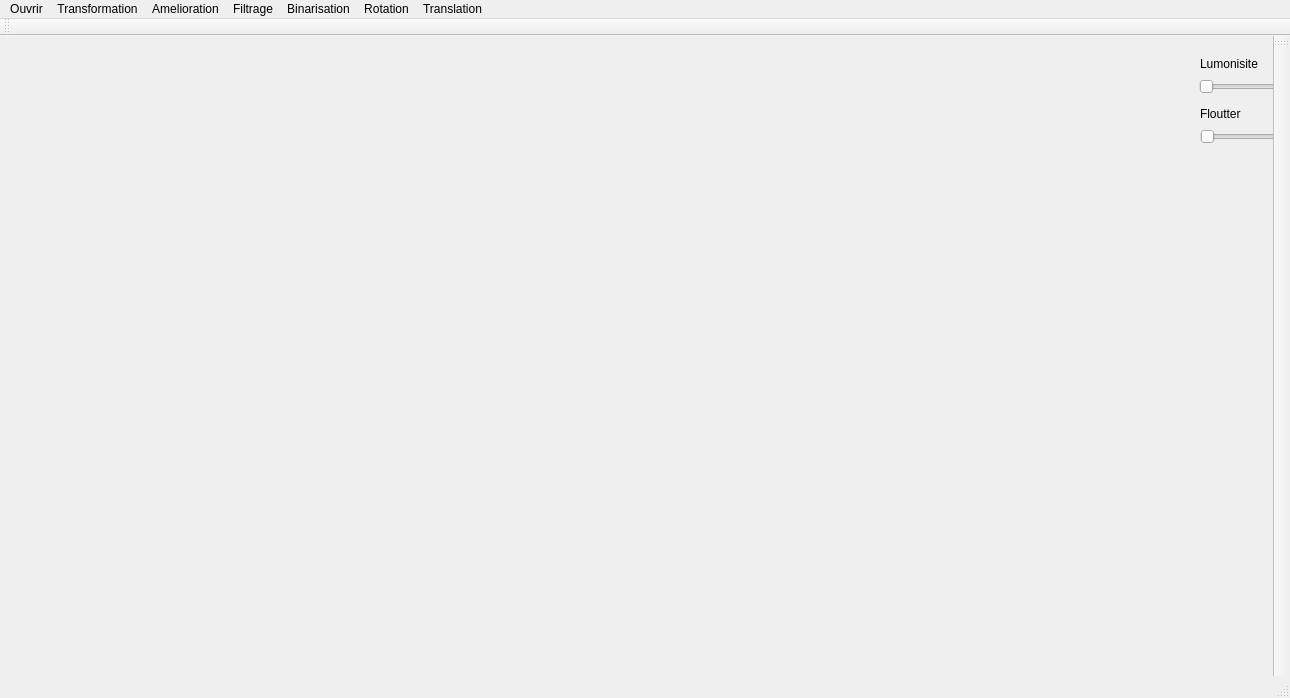
<?xml version="1.0" encoding="UTF-8"?>
<ui version="4.0">
 <class>MainWindow</class>
 <widget class="QMainWindow" name="MainWindow">
  <property name="geometry">
   <rect>
    <x>0</x>
    <y>0</y>
    <width>1290</width>
    <height>698</height>
   </rect>
  </property>
  <property name="sizePolicy">
   <sizepolicy hsizetype="Ignored" vsizetype="Ignored">
    <horstretch>0</horstretch>
    <verstretch>0</verstretch>
   </sizepolicy>
  </property>
  <property name="windowTitle">
   <string>MainWindow</string>
  </property>
  <widget class="QWidget" name="centralwidget">
   <widget class="QLabel" name="label">
    <property name="geometry">
     <rect>
      <x>9</x>
      <y>9</y>
      <width>1189</width>
      <height>630</height>
     </rect>
    </property>
    <property name="maximumSize">
     <size>
      <width>1250</width>
      <height>720</height>
     </size>
    </property>
    <property name="text">
     <string/>
    </property>
    <property name="pixmap">
     <pixmap>../../AIVOPr/images/01972_hsbccelebrationoflight_1920x1080.jpg</pixmap>
    </property>
    <property name="scaledContents">
     <bool>true</bool>
    </property>
   </widget>
   <widget class="QSlider" name="horizontalSlider">
    <property name="geometry">
     <rect>
      <x>1199</x>
      <y>40</y>
      <width>151</width>
      <height>22</height>
     </rect>
    </property>
    <property name="orientation">
     <enum>Qt::Horizontal</enum>
    </property>
   </widget>
   <widget class="QSlider" name="horizontalSlider_2">
    <property name="geometry">
     <rect>
      <x>1200</x>
      <y>90</y>
      <width>160</width>
      <height>22</height>
     </rect>
    </property>
    <property name="orientation">
     <enum>Qt::Horizontal</enum>
    </property>
   </widget>
   <widget class="QLabel" name="label_2">
    <property name="geometry">
     <rect>
      <x>1200</x>
      <y>20</y>
      <width>61</width>
      <height>16</height>
     </rect>
    </property>
    <property name="text">
     <string>Lumonisite</string>
    </property>
   </widget>
   <widget class="QLabel" name="label_3">
    <property name="geometry">
     <rect>
      <x>1200</x>
      <y>70</y>
      <width>61</width>
      <height>16</height>
     </rect>
    </property>
    <property name="text">
     <string>Floutter</string>
    </property>
   </widget>
  </widget>
  <widget class="QMenuBar" name="menubar">
   <property name="enabled">
    <bool>true</bool>
   </property>
   <property name="geometry">
    <rect>
     <x>0</x>
     <y>0</y>
     <width>1290</width>
     <height>22</height>
    </rect>
   </property>
   <property name="contextMenuPolicy">
    <enum>Qt::ActionsContextMenu</enum>
   </property>
   <property name="defaultUp">
    <bool>false</bool>
   </property>
   <property name="nativeMenuBar">
    <bool>true</bool>
   </property>
   <widget class="QMenu" name="menuOuvrir">
    <property name="title">
     <string>Ouvrir</string>
    </property>
    <property name="icon">
     <iconset>
      <normaloff>icons/16x16/Open_16px_1.png</normaloff>icons/16x16/Open_16px_1.png</iconset>
    </property>
    <addaction name="actionOpen"/>
    <addaction name="actionEnregister"/>
    <addaction name="actionExit"/>
   </widget>
   <widget class="QMenu" name="menuAmelioration">
    <property name="title">
     <string>Amelioration</string>
    </property>
    <addaction name="actionEgalisation"/>
    <addaction name="actionConservation"/>
   </widget>
   <widget class="QMenu" name="menuFiltrage">
    <property name="title">
     <string>Filtrage</string>
    </property>
    <addaction name="actionMoyenne"/>
    <addaction name="actionLissage"/>
   </widget>
   <widget class="QMenu" name="menuBinarisation">
    <property name="title">
     <string>Binarisation</string>
    </property>
    <addaction name="actionSeuil"/>
    <addaction name="actionErosion"/>
    <addaction name="actionDilatation"/>
    <addaction name="actionContours"/>
   </widget>
   <widget class="QMenu" name="menuTransformation">
    <property name="title">
     <string>Transformation</string>
    </property>
    <addaction name="actionNiveau_de_Gris"/>
    <addaction name="actionInversion"/>
    <addaction name="actionSymetrie"/>
   </widget>
   <widget class="QMenu" name="menuRotation">
    <property name="title">
     <string>Rotation</string>
    </property>
    <addaction name="actionRotation_90"/>
   </widget>
   <widget class="QMenu" name="menuTranslation">
    <property name="title">
     <string>Translation</string>
    </property>
    <addaction name="actionTranslation_1_0_100_0_1_50"/>
   </widget>
   <addaction name="menuOuvrir"/>
   <addaction name="menuTransformation"/>
   <addaction name="menuAmelioration"/>
   <addaction name="menuFiltrage"/>
   <addaction name="menuBinarisation"/>
   <addaction name="menuRotation"/>
   <addaction name="menuTranslation"/>
  </widget>
  <widget class="QStatusBar" name="statusbar"/>
  <widget class="QToolBar" name="toolBar">
   <property name="windowTitle">
    <string>toolBar</string>
   </property>
   <attribute name="toolBarArea">
    <enum>TopToolBarArea</enum>
   </attribute>
   <attribute name="toolBarBreak">
    <bool>false</bool>
   </attribute>
  </widget>
  <widget class="QToolBar" name="toolBar_2">
   <property name="windowTitle">
    <string>toolBar_2</string>
   </property>
   <attribute name="toolBarArea">
    <enum>RightToolBarArea</enum>
   </attribute>
   <attribute name="toolBarBreak">
    <bool>false</bool>
   </attribute>
  </widget>
  <action name="actionOuvrir">
   <property name="icon">
    <iconset>
     <normaloff>icons/16x16/Add Image_16px.png</normaloff>icons/16x16/Add Image_16px.png</iconset>
   </property>
   <property name="text">
    <string>Ouvrir</string>
   </property>
   <property name="iconVisibleInMenu">
    <bool>false</bool>
   </property>
  </action>
  <action name="actionEnregister">
   <property name="icon">
    <iconset>
     <normaloff>icons/16x16/Save_16px.png</normaloff>icons/16x16/Save_16px.png</iconset>
   </property>
   <property name="text">
    <string>Enregister</string>
   </property>
  </action>
  <action name="actionExit">
   <property name="icon">
    <iconset>
     <normaloff>icons/16x16/Exit_16px.png</normaloff>icons/16x16/Exit_16px.png</iconset>
   </property>
   <property name="text">
    <string>Quitter</string>
   </property>
  </action>
  <action name="actionEgalisation">
   <property name="text">
    <string>Egalisation Histogramme</string>
   </property>
  </action>
  <action name="actionMedian">
   <property name="text">
    <string>Median</string>
   </property>
  </action>
  <action name="actionGaussien">
   <property name="text">
    <string>Gaussien</string>
   </property>
  </action>
  <action name="actionMoyenne">
   <property name="text">
    <string>Moyenne</string>
   </property>
  </action>
  <action name="actionLissage">
   <property name="text">
    <string>Lissage</string>
   </property>
  </action>
  <action name="actionSeuil">
   <property name="text">
    <string>Seuillage Otsu</string>
   </property>
  </action>
  <action name="actionErosion">
   <property name="text">
    <string>Erosion</string>
   </property>
  </action>
  <action name="actionDilatation">
   <property name="text">
    <string>Dilatation</string>
   </property>
  </action>
  <action name="actionNiveau_de_gris">
   <property name="text">
    <string>Niveau de gris</string>
   </property>
  </action>
  <action name="actionNiveau_de_gris_2">
   <property name="text">
    <string>Niveau de gris</string>
   </property>
  </action>
  <action name="actionNiveau_de_Gris">
   <property name="icon">
    <iconset>
     <normaloff>icons/16x16/Open_16px_1.png</normaloff>icons/16x16/Open_16px_1.png</iconset>
   </property>
   <property name="text">
    <string>Niveau de Gris</string>
   </property>
  </action>
  <action name="actionOpen">
   <property name="icon">
    <iconset>
     <normaloff>icons/16x16/Add Image_16px.png</normaloff>icons/16x16/Add Image_16px.png</iconset>
   </property>
   <property name="text">
    <string>Ouvrir</string>
   </property>
  </action>
  <action name="actionInversion">
   <property name="icon">
    <iconset>
     <normaloff>icons/16x16/Sorting Arrows_16px_1.png</normaloff>icons/16x16/Sorting Arrows_16px_1.png</iconset>
   </property>
   <property name="text">
    <string>Inversion Couleur</string>
   </property>
  </action>
  <action name="actionRotation_90">
   <property name="text">
    <string>Rotation 90 </string>
   </property>
  </action>
  <action name="actionRotation_45">
   <property name="text">
    <string>Rotation 45</string>
   </property>
  </action>
  <action name="actionConservation">
   <property name="text">
    <string>Conservation</string>
   </property>
  </action>
  <action name="actionSymetrie">
   <property name="text">
    <string>Symetrie</string>
   </property>
  </action>
  <action name="actionContours">
   <property name="text">
    <string>Contours</string>
   </property>
  </action>
  <action name="actionTranslation_1_0_100_0_1_50">
   <property name="text">
    <string>Translation [[1,0,100],[0,1,50]]</string>
   </property>
  </action>
 </widget>
 <resources/>
 <connections>
  <connection>
   <sender>menubar</sender>
   <signal>hovered(QAction*)</signal>
   <receiver>label</receiver>
   <slot>clear()</slot>
   <hints>
    <hint type="sourcelabel">
     <x>71</x>
     <y>8</y>
    </hint>
    <hint type="destinationlabel">
     <x>77</x>
     <y>71</y>
    </hint>
   </hints>
  </connection>
  <connection>
   <sender>horizontalSlider</sender>
   <signal>valueChanged(int)</signal>
   <receiver>label</receiver>
   <slot>setNum(int)</slot>
   <hints>
    <hint type="sourcelabel">
     <x>1215</x>
     <y>85</y>
    </hint>
    <hint type="destinationlabel">
     <x>1183</x>
     <y>92</y>
    </hint>
   </hints>
  </connection>
  <connection>
   <sender>horizontalSlider_2</sender>
   <signal>valueChanged(int)</signal>
   <receiver>label</receiver>
   <slot>setNum(int)</slot>
   <hints>
    <hint type="sourcelabel">
     <x>1220</x>
     <y>117</y>
    </hint>
    <hint type="destinationlabel">
     <x>1152</x>
     <y>119</y>
    </hint>
   </hints>
  </connection>
 </connections>
</ui>
